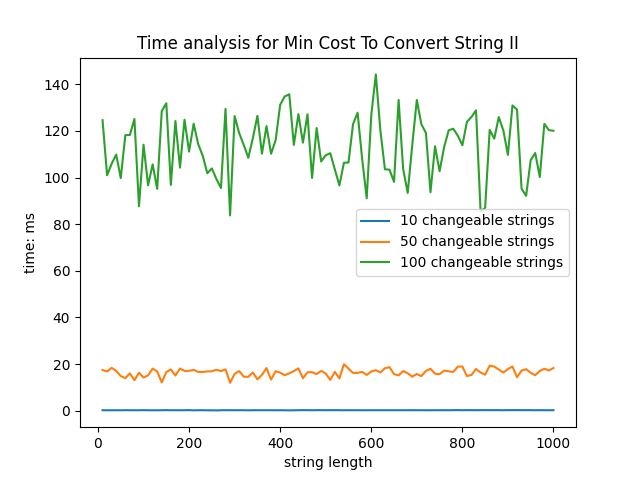

Python code for this plot:
import matplotlib.pyplot as plt
import csv

with open("./gp01/time.csv", mode="r", newline='', encoding="utf-8") as f:
    csv_reader = csv.reader(f)
    time = []
    
    for row in csv_reader:
        tmp = []
        for t in row:
            tmp.append(float(t))
        time.append(tmp)
    
    cases=[i for i in range(10, 1001, 10)]
    plt.plot(cases, time[0], label="10 changeable strings")
    plt.plot(cases, time[1], label="50 changeable strings")
    plt.plot(cases, time[2], label="100 changeable strings")
    plt.xlabel("string length")
    plt.ylabel("time: ms")
    plt.title("Time analysis for Min Cost To Convert String II")
    plt.legend()
    plt.show()
